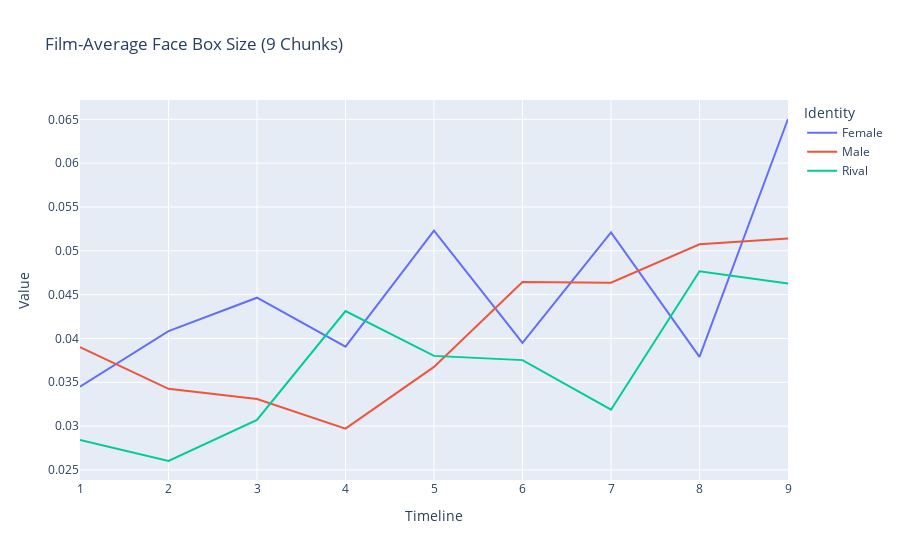

Notebook code cell kept with this figure:
### Markdown cell above
### CHUNKED SIZE WITH FILM MEANS

### Code cell
CHUNKING = 9

# User plotly to visualize something

import plotly.express as px
import pandas as pd

# Load all csv files in csv/
import glob
import os

csv_files = glob.glob("csv/*.csv")

USE_GENERAL_NAMES = True # Keep true
USE_GENDER_NAMES = True

USE_INDIVIDUAL_AVERAGE_NOT_THREE = True # Keep true

USE_FILM_AVERAGE = True # Keep true

IGNORE_MINOR_CHARACTERS = True

FILM_FRAME_TOTALS = {
	"Cliff": 2097,
	"Our Village": 2377,
	"Diary of Nurse": 2297,
	"Sabrina": 2751,
	"The Man from Laramie": 2477,
	"Human Desire": 2200,
	"Chikamatsu Story": 2460,
	"Black River": 2552,
	"Duel in the Sun": 3207,
	"Gilda": 2652,
	"Jigoku Mon": 2151,
	"Kurutta Kajitsu": 2076,
	"Notorious": 2433,
	"Oklahoma": 3577,
	"Vikings": 2740,
	"Waves of Life": 2465
}

RIVALS = ["Keming", "Professor Yuan", "Haoru", "David", "Vic", "Carl", "Ishun", "Hitokiri Joe", "Natsuhisa", "Bo Kang", "Wataru", "Jud", "Alex Sebastian", "Ballin", "Einar", "Jesse"]
MALES = ["Zhanwu", "Fan Jun", "Changping", "Linus", "Will", "Jeff", "Mohei", "Nishida", "Haruji", "Jin Zhang", "Moritoo", "Curly", "Devlin", "Johnny", "Eric", "Lewt"]
LADIES = ["Shuzhen", "Fang Qing", "Suhua", "Sabrina", "Barbara", "Vicki", "Osan", "Shizuko", "Eri", "Ye Suping", "Kesa", "Laurey", "Alicia", "Gilda", "Morgana", "Pearl"]

PROTAGONISTS = ["Zhanwu", "Fang Qing", "Suhua", "Sabrina", "Will", "Jeff", "Mohei", "Nishida", "Haruji", "Jin Zhang", "Moritoo", "Curly", "Alicia", "Johnny", "Eric", "Pearl"]
LOVES = ["Shuzhen", "Fan Jun", "Changping", "Linus", "Barbara", "Vicki", "Osan", "Shizuko", "Eri", "Ye Suping", "Kesa", "Laurey", "Devlin", "Gilda", "Morgana", "Lewt"]

def find_section(range_start, range_end, num_sections, value):
    """
    Given a range [range_start, range_end], this function splits it into
    num_sections and returns which section (1-based index) the value falls into.

    :param range_start: The start of the range (inclusive).
    :param range_end: The end of the range (inclusive).
    :param num_sections: Number of sections to divide the range into.
    :param value: The value for which we want to determine the section index.
    :return: The section index (1-based) where the value fits.
    """
    # Handle edge cases, e.g., if value < range_start or value > range_end
    if value <= range_start:
        return 1
    if value >= range_end:
        return num_sections

    # Compute the size of each section
    section_size = (range_end - range_start) / num_sections

    # Determine which section the value falls into using integer division
    section_index = int((value - range_start) // section_size) + 1

    # Make sure the section index doesn't exceed num_sections
    if section_index > num_sections:
        section_index = num_sections

    return section_index

def get_name(name):
	if USE_GENDER_NAMES:
		if name in MALES:
			name = "Male"
		elif name in LADIES:
			name = "Female"
	else:
		if name in PROTAGONISTS:
			name = "Protagonist"
		elif name in LOVES:
			name = "Love"
	return name

data = []
chunks = []
chunk_totals = {}
chunk_all_totals = []
for i in range(CHUNKING + 1):
	chunk_all_totals.append(0)
for i in range(CHUNKING + 1):
	chunks.append({})

for file in csv_files:
	film = file[4:-4]
	with open(file) as f:
		lines = f.readlines()[2:]
		for line in lines:
			line = line.split(",")
			if line[5] != "\"N/A\"":
				# Att 3 is frame numbder / film's total frames (the film is the name of the current csv file)
				total = FILM_FRAME_TOTALS[os.path.basename(file)[:-4]]
				frame = int(line[0][1:][:-1])
				name = line[5][1:][:-1]
				face_box_text = line[1][1:][:-1][1:][:-1]
				face_box = [float(x) for x in face_box_text.split("\， ")]
				face_box_width = face_box[2]
				face_box_height = face_box[3]
				if USE_GENERAL_NAMES:
					if name in RIVALS:
						name = "Rival"
					name = get_name(name)
				if IGNORE_MINOR_CHARACTERS:
					if USE_GENERAL_NAMES:
						if name not in ["Rival", "Protagonist", "Female", "Male", "Love"]:
							continue
					else:
						if name not in RIVALS:
							if name not in PROTAGONISTS:
								if name not in LOVES:
									continue

				time = find_section(0, total, CHUNKING, frame)

				name = film + ":::" + name
				chunk_all_totals[time] += 1

				# the chunk array time participant is a dictionary of the participants in that chunk
				if USE_INDIVIDUAL_AVERAGE_NOT_THREE:
					chunk_key = name + "---" + f"{time}"
				else:
					chunk_key = film + "---" + f"{time}"
				if chunk_key not in chunk_totals:
					chunk_totals[chunk_key] = 0

				chunk_totals[chunk_key] += 1
				if name not in chunks[time]:
					chunks[time][name] = 0
				chunks[time][name] += face_box_height * face_box_width
				#data.append([frame, line[1], name, time])

for i in range(CHUNKING + 1):
	names = {}
	for name in chunks[i]:
		
		
		films = name.split(":::")
		real_name = films[1]
		real_film = films[0]

		if USE_INDIVIDUAL_AVERAGE_NOT_THREE:
			total = chunk_totals[name + "---" + f"{i}"]
		else:
			total = chunk_totals[real_film + "---" + f"{i}"]
		character_in_chunk = chunks[i][name]
		avg = character_in_chunk / total
		if real_name not in names:
			names[real_name] = 0
		if USE_FILM_AVERAGE:
			names[real_name] += avg
		else:
			names[real_name] += character_in_chunk

	for name in names:
		chunk_total = names[name]
		real_avg = chunk_total / len(FILM_FRAME_TOTALS)

		data.append([i, name, real_avg])

df = pd.DataFrame(data, columns=["Timeline", "Identity", "Value"])
df["Identity"] = df["Identity"].astype(str)
df["Identity"] = df["Identity"].apply(lambda x: x.split(" ")[0])

# Create a scatter plot of the data
fig = px.line(df, x="Timeline", y="Value", color="Identity", title=f"Film-Average Face Box Size ({CHUNKING} Chunks)")
fig.show()

### Figure 1 — Plotly figure (JSON) as saved in the notebook; plotly's stock layout.template omitted (floating-point values rounded to 4 significant figures)
{"data": [{"hovertemplate": "Identity=Female<br>Timeline=%{x}<br>Value=%{y}<extra></extra>", "legendgroup": "Female", "line": {"color": "#636efa", "dash": "solid"}, "marker": {"symbol": "circle"}, "mode": "lines", "name": "Female", "orientation": "v", "showlegend": true, "type": "scatter", "x": [1, 2, 3, 4, 5, 6, 7, 8, 9], "xaxis": "x", "y": [0.0345, 0.04085, 0.04465, 0.03906, 0.0523, 0.03949, 0.0521, 0.0379, 0.06504], "yaxis": "y"}, {"hovertemplate": "Identity=Male<br>Timeline=%{x}<br>Value=%{y}<extra></extra>", "legendgroup": "Male", "line": {"color": "#EF553B", "dash": "solid"}, "marker": {"symbol": "circle"}, "mode": "lines", "name": "Male", "orientation": "v", "showlegend": true, "type": "scatter", "x": [1, 2, 3, 4, 5, 6, 7, 8, 9], "xaxis": "x", "y": [0.03902, 0.03426, 0.03308, 0.0297, 0.03675, 0.04643, 0.04636, 0.05074, 0.05139], "yaxis": "y"}, {"hovertemplate": "Identity=Rival<br>Timeline=%{x}<br>Value=%{y}<extra></extra>", "legendgroup": "Rival", "line": {"color": "#00cc96", "dash": "solid"}, "marker": {"symbol": "circle"}, "mode": "lines", "name": "Rival", "orientation": "v", "showlegend": true, "type": "scatter", "x": [1, 2, 3, 4, 5, 6, 7, 8, 9], "xaxis": "x", "y": [0.02843, 0.02602, 0.0307, 0.04313, 0.03801, 0.03753, 0.03187, 0.04766, 0.04628], "yaxis": "y"}], "layout": {"legend": {"title": {"text": "Identity"}, "tracegroupgap": 0}, "title": {"text": "Film-Average Face Box Size (9 Chunks)"}, "xaxis": {"anchor": "y", "domain": [0, 1], "title": {"text": "Timeline"}}, "yaxis": {"anchor": "x", "domain": [0, 1], "title": {"text": "Value"}}}}
